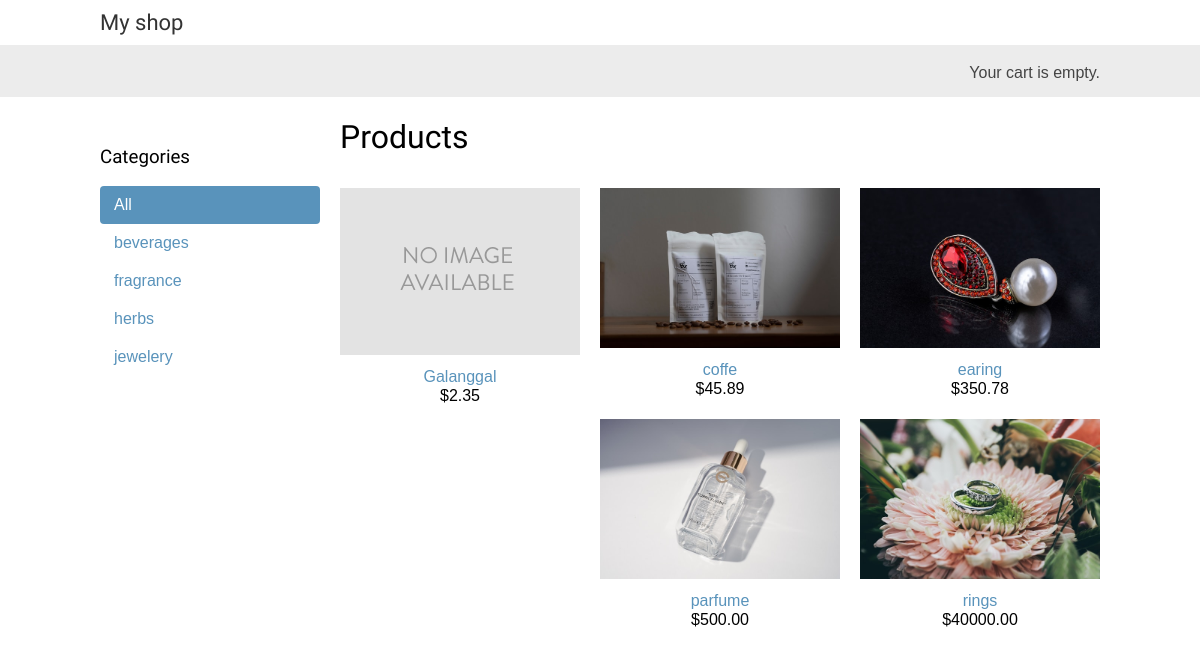
The page / on the database its author committed.
### shop/models.py (models this page shows, shortened)
class Category(models.Model):
    name = models.CharField(max_length=200)
    slug = models.SlugField(max_length=200, unique=True)
    class Meta:
        ordering = ['name']
        indexes = [
            models.Index(fields=['name']),
        ]
        verbose_name = 'category'
        verbose_name_plural = 'categories'
    def get_absolute_url(self):
        return reverse(
            'shop:product_list_by_category', args=[self.slug]
        )

class Product(models.Model):
    category = models.ForeignKey(
        Category,
        related_name='products',
        on_delete=models.CASCADE
    )
    name = models.CharField(max_length=200)
    slug = models.SlugField(max_length=200)
    image = models.ImageField(
        upload_to='products/%Y/%m/%d',
        blank=True
    )
    description = models.TextField(blank=True)
    price = models.DecimalField(max_digits=10, decimal_places=2)
    available = models.BooleanField(default=True)
    created = models.DateTimeField(auto_now_add=True)
    updated = models.DateTimeField(auto_now=True)
    class Meta:
        ordering = ['name']
        indexes = [
            models.Index(fields=['id', 'slug']),
            models.Index(fields=['name']),
            models.Index(fields=['-created']),
        ]
    def get_absolute_url(self):
        return reverse('shop:product_detail', args=[self.id, self.slug])

### shop/views.py (the view)
# urls.py: path('', views.product_list, name='product_list'),
def product_list(request, category_slug=None):
    category = None
    categories = Category.objects.all()
    products = Product.objects.filter(available=True)
    if category_slug:
        category = get_object_or_404(Category, slug=category_slug)
        products = products.filter(category=category)
    return render(
        request,
        'shop/product/list.html',
        {
            'category': category,
            'categories': categories,
            'products': products,
        },
    )

### cart/cart.py (called while the page is built)
    def __len__(self):
        return sum(item['quantity'] for item in self.cart.values())

### cart/context_processors.py (called while the page is built)
def cart(request):
    return {'cart': Cart(request)}

### shop/templates/shop/product/list.html (shortened to what this page needs)
{% extends "shop/base.html" %}
{% load static %}
{% block content %}
  <div id="sidebar">
    <h3>Categories</h3>
    <ul>
      <li {% if not category %}class="selected"{% endif %}>
        <a href="{% url "shop:product_list" %}">All</a>
      </li>
      {% for c in categories %}
        <li {% if category.slug == c.slug %}class="selected"{% endif %}>
          <a href="{{ c.get_absolute_url }}">{{ c.name }}</a>
        </li>
      {% endfor %}
    </ul>
  </div>
  <div id="main" class="product-list">
    <h1>{% if category %}{{ category.name }}{% else %}Products{% endif %}</h1>
    {% for product in products %}
      <div class="item">
        <a href="{{ product.get_absolute_url }}">
          <img src="{% if product.image %}{{ product.image.url }}{% else %}{% static "img/no_image.png" %}{% endif %}">
        </a>
        <a href="{{ product.get_absolute_url }}">{{ product.name }}</a>
        <br>
        ${{ product.price }}
      </div>
    {% endfor %}
  </div>
{% endblock %}

### shop/static/css/base.css (style rules this page uses)
body { margin:0; padding:0; font-family:helvetica, sans-serif; }
h1, h2, h3, h4, h5 , h6 { font-family: 'Ubuntu', sans-serif; font-weight:normal; }
a { text-decoration:none; color:#5993bb; }
#sidebar { width:220px; padding:30px 20px 0 0; float:left; }
#sidebar ul { margin:0; padding:0; }
#sidebar ul li { margin:0; list-style:none; padding:10px 14px; }
#sidebar ul li a { display:block; }
#sidebar ul li.selected { background:#5993bb; border-radius:4px; }
#sidebar ul li.selected a { color:#fff; }
#main { float:left; width: 96%; margin-right:-220px; overflow:hidden; }
.product-list .item { width:25%; padding:10px 20px 10px 0; float:left; text-align:center; line-height:1.2; }
.product-list .item img { width:100%; margin-bottom:8px; }

### rows shown on the page
Category: name "beverages"
Category: name "fragrance"
Category: name "herbs"
Category: name "jewelery"
Product: name "Galanggal", price "2.35"
Product: image (picture), name "coffe", price "45.89"
Product: image (picture), name "earing", price "350.78"
Product: image (picture), name "parfume", price "500.00"
Product: image (picture), name "rings", price "40000.00"
